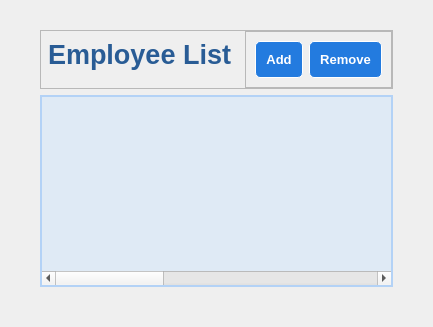
            <widget class="QWidget" name="employeePage">
             <layout class="QVBoxLayout" name="verticalLayout_7">
              <property name="leftMargin">
               <number>40</number>
              </property>
              <property name="topMargin">
               <number>30</number>
              </property>
              <property name="rightMargin">
               <number>40</number>
              </property>
              <property name="bottomMargin">
               <number>40</number>
              </property>
              <item>
               <widget class="QFrame" name="frame_2">
                <property name="minimumSize">
                 <size>
                  <width>0</width>
                  <height>50</height>
                 </size>
                </property>
                <property name="styleSheet">
                 <string notr="true">#empListAdd, #empListRemove {
	padding: 10px;
	background-color: rgb(35, 123, 223);
	border: 1px solid white;
	border-radius: 5px;
	color: white;
}</string>
                </property>
                <property name="frameShape">
                 <enum>QFrame::StyledPanel</enum>
                </property>
                <property name="frameShadow">
                 <enum>QFrame::Raised</enum>
                </property>
                <layout class="QHBoxLayout" name="horizontalLayout_4">
                 <property name="leftMargin">
                  <number>0</number>
                 </property>
                 <property name="topMargin">
                  <number>0</number>
                 </property>
                 <property name="rightMargin">
                  <number>0</number>
                 </property>
                 <property name="bottomMargin">
                  <number>0</number>
                 </property>
                 <item>
                  <widget class="QLabel" name="empPageLabel">
                   <property name="font">
                    <font>
                     <family>Segoe UI</family>
                     <pointsize>20</pointsize>
                     <weight>75</weight>
                     <bold>true</bold>
                    </font>
                   </property>
                   <property name="styleSheet">
                    <string notr="true">color: rgb(41, 92, 149);
margin-bottom: 10px;</string>
                   </property>
                   <property name="text">
                    <string>Employee List</string>
                   </property>
                  </widget>
                 </item>
                 <item alignment="Qt::AlignRight">
                  <widget class="QFrame" name="frame_3">
                   <property name="frameShape">
                    <enum>QFrame::StyledPanel</enum>
                   </property>
                   <property name="frameShadow">
                    <enum>QFrame::Raised</enum>
                   </property>
                   <layout class="QHBoxLayout" name="horizontalLayout_5">
                    <item>
                     <widget class="QPushButton" name="empListAdd">
                      <property name="font">
                       <font>
                        <family>Segoe UI</family>
                        <pointsize>10</pointsize>
                        <weight>75</weight>
                        <bold>true</bold>
                       </font>
                      </property>
                      <property name="cursor">
                       <cursorShape>PointingHandCursor</cursorShape>
                      </property>
                      <property name="text">
                       <string>Add</string>
                      </property>
                     </widget>
                    </item>
                    <item>
                     <widget class="QPushButton" name="empListRemove">
                      <property name="font">
                       <font>
                        <family>Segoe UI</family>
                        <pointsize>10</pointsize>
                        <weight>75</weight>
                        <bold>true</bold>
                       </font>
                      </property>
                      <property name="cursor">
                       <cursorShape>PointingHandCursor</cursorShape>
                      </property>
                      <property name="text">
                       <string>Remove</string>
                      </property>
                     </widget>
                    </item>
                   </layout>
                  </widget>
                 </item>
                </layout>
               </widget>
              </item>
              <item>
               <widget class="QTableWidget" name="empTable">
                <property name="font">
                 <font>
                  <pointsize>11</pointsize>
                 </font>
                </property>
                <property name="contextMenuPolicy">
                 <enum>Qt::NoContextMenu</enum>
                </property>
                <property name="styleSheet">
                 <string notr="true">QHeaderView::section {
    background-color: rgb(55, 120, 198);
	color: white;
	padding: 5px;
    border: 1px solid #fffff8;
    font-size: 12pt;
	font-weight: bold;
}

QTableWidget {
	gridline-color: white;
	background-color: rgba(200, 226, 255, 100);
	alternate-background-color:rgba(61, 141, 232, 100);
}

QTableView {
	background-color: rgba(200, 226, 255, 100);
	border: 2px solid rgb(179, 210, 246);
}
</string>
                </property>
                <property name="editTriggers">
                 <set>QAbstractItemView::NoEditTriggers</set>
                </property>
                <property name="alternatingRowColors">
                 <bool>true</bool>
                </property>
                <property name="showGrid">
                 <bool>true</bool>
                </property>
                <attribute name="horizontalHeaderVisible">
                 <bool>false</bool>
                </attribute>
                <attribute name="horizontalHeaderCascadingSectionResizes">
                 <bool>false</bool>
                </attribute>
                <attribute name="horizontalHeaderMinimumSectionSize">
                 <number>50</number>
                </attribute>
                <attribute name="horizontalHeaderDefaultSectionSize">
                 <number>350</number>
                </attribute>
                <attribute name="horizontalHeaderHighlightSections">
                 <bool>true</bool>
                </attribute>
                <attribute name="horizontalHeaderShowSortIndicator" stdset="0">
                 <bool>false</bool>
                </attribute>
                <attribute name="verticalHeaderVisible">
                 <bool>false</bool>
                </attribute>
                <attribute name="verticalHeaderCascadingSectionResizes">
                 <bool>false</bool>
                </attribute>
                <column>
                 <property name="text">
                  <string>ID</string>
                 </property>
                </column>
                <column>
                 <property name="text">
                  <string>Name</string>
                 </property>
                </column>
                <column>
                 <property name="text">
                  <string>Department</string>
                 </property>
                </column>
               </widget>
              </item>
             </layout>
            </widget>
